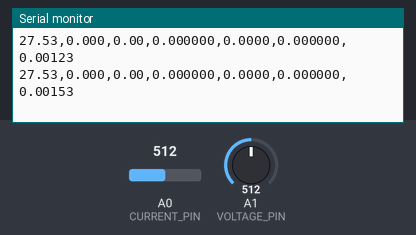
Bench run of a sketch on a simulated Arduino Uno, built with avr-gcc and run on an emulated ATmega328P. Shown: the last lines printed to the serial monitor. Inputs (shaded band) come from the test bench; at power-on: A1 (VOLTAGE_PIN) = 512, A0 (CURRENT_PIN) = 512.

Above: at 5.7 s.
5.8 s: A1 (VOLTAGE_PIN) set to 202
At 7.5 s:
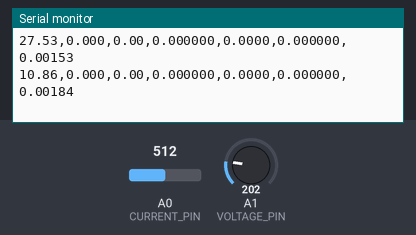
8.8 s: A1 (VOLTAGE_PIN) set to 176
At 9.4 s:
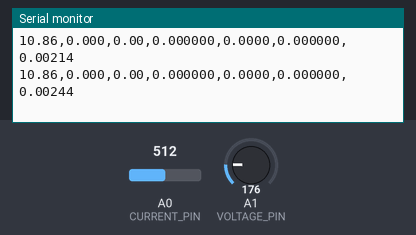
Timing chart, 0 to 11.3 s (numbered marks = the images above; inputs shaded):
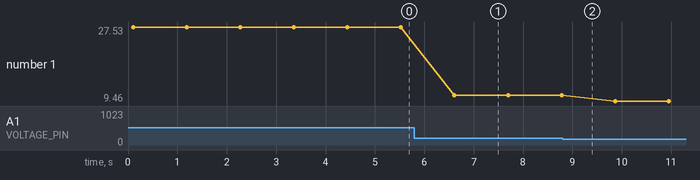

The sketch:

arduino_energy_monitor.ino
```cpp
/*
 * ============================================================
 *   ENERGYGURU – POWER CALCULUS
 *   Arduino Energy Monitor for City Model
 * ============================================================
 *   Sensors : ACS712 Current Sensor (A0)
 *             Voltage Divider       (A1)
 *   Output  : Serial CSV → Python Streamlit Dashboard
 * ============================================================
 *   CSV Format (every 1 s):
 *   voltage, current, power_W, energy_kWh,
 *   bill_pkr, carbon_kg, runtime_hrs
 * ============================================================
 */

// ── Pin Definitions ──────────────────────────────────────────
const int CURRENT_PIN  = A0;   // ACS712 output
const int VOLTAGE_PIN  = A1;   // Voltage divider output

// ── ACS712 Calibration ────────────────────────────────────────
// Change sensitivity based on your module variant:
//   ACS712-5A  → 0.185
//   ACS712-20A → 0.100
//   ACS712-30A → 0.066
const float ACS_SENSITIVITY = 0.185;  // V per Ampere
const float VCC              = 5.0;   // Arduino supply (V)
const float ADC_STEPS        = 1023.0;

// ── Voltage Divider Calibration ──────────────────────────────
// R1 = 10 kΩ , R2 = 1 kΩ → ratio = (R1+R2)/R2 = 11
// Adjust this ratio if you measure differently.
const float VD_RATIO = 11.0;

// ── Tariff & Carbon Constants ────────────────────────────────
const float RATE_PKR_PER_KWH  = 50.0;   // Electricity tariff (PKR)
const float CARBON_KG_PER_KWH = 0.82;   // Pakistan grid carbon factor

// ── Runtime Variables ────────────────────────────────────────
float    totalEnergy_kWh = 0.0;
unsigned long lastSampleMs = 0;
unsigned long startMs      = 0;
const int     SAMPLES      = 150;  // samples per RMS reading

// ─────────────────────────────────────────────────────────────
void setup() {
  Serial.begin(9600);
  lastSampleMs = millis();
  startMs      = millis();

  // Header so Python knows the Arduino is ready
  Serial.println("ENERGYGURU_START");
  Serial.println("voltage,current,power_w,energy_kwh,bill_pkr,carbon_kg,runtime_hrs");
}

// ─────────────────────────────────────────────────────────────
// Read RMS current from ACS712
// The sensor outputs VCC/2 when current = 0 A
// ─────────────────────────────────────────────────────────────
float readCurrentRMS() {
  float sumSq = 0.0;
  for (int i = 0; i < SAMPLES; i++) {
    int   raw      = analogRead(CURRENT_PIN);
    float pinV     = (raw / ADC_STEPS) * VCC;
    float current  = (pinV - VCC / 2.0) / ACS_SENSITIVITY;
    sumSq += current * current;
    delayMicroseconds(80);
  }
  float rms = sqrt(sumSq / SAMPLES);
  // Noise floor: ignore < 0.05 A (sensor idle noise)
  return (rms < 0.05) ? 0.0 : rms;
}

// ─────────────────────────────────────────────────────────────
// Read RMS voltage via voltage divider
// Divider scales mains voltage down to 0–5 V range
// ─────────────────────────────────────────────────────────────
float readVoltageRMS() {
  float sumSq = 0.0;
  for (int i = 0; i < SAMPLES; i++) {
    int   raw   = analogRead(VOLTAGE_PIN);
    float pinV  = (raw / ADC_STEPS) * VCC;
    float measV = pinV * VD_RATIO;
    sumSq += measV * measV;
    delayMicroseconds(80);
  }
  return sqrt(sumSq / SAMPLES);
}

// ─────────────────────────────────────────────────────────────
void loop() {
  // ── 1. Read sensors ────────────────────────────────────────
  float current_A = readCurrentRMS();
  float voltage_V = readVoltageRMS();

  // ── 2. Instantaneous power ─────────────────────────────────
  float power_W  = voltage_V * current_A;
  float power_kW = power_W / 1000.0;

  // ── 3. Energy accumulation (trapezoidal, 1-s interval) ─────
  unsigned long now        = millis();
  float         dt_hours   = (now - lastSampleMs) / 3600000.0;
  lastSampleMs             = now;
  totalEnergy_kWh         += power_kW * dt_hours;

  // ── 4. Derived values ──────────────────────────────────────
  float bill_pkr   = totalEnergy_kWh * RATE_PKR_PER_KWH;
  float carbon_kg  = totalEnergy_kWh * CARBON_KG_PER_KWH;
  float runtime_h  = (now - startMs) / 3600000.0;

  // ── 5. Send CSV over Serial ────────────────────────────────
  Serial.print(voltage_V,  2);  Serial.print(",");
  Serial.print(current_A,  3);  Serial.print(",");
  Serial.print(power_W,    2);  Serial.print(",");
  Serial.print(totalEnergy_kWh, 6); Serial.print(",");
  Serial.print(bill_pkr,   4);  Serial.print(",");
  Serial.print(carbon_kg,  6);  Serial.print(",");
  Serial.println(runtime_h, 5);

  delay(1000);   // 1-second sampling rate
}
```

Measured:
- after the input at 5.8 s, the serial monitor: prints a new line after 0.81 s (image 1)
- plotted number 1: 27.53 → 10.86 after the input at 5.8 s, 10.86 → 9.46 after the input at 8.8 s
